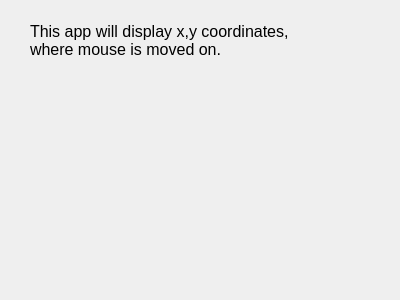
<?xml version="1.0" encoding="UTF-8"?>
<ui version="4.0">
 <class>Dialog</class>
 <widget class="QDialog" name="Dialog">
  <property name="geometry">
   <rect>
    <x>0</x>
    <y>0</y>
    <width>400</width>
    <height>300</height>
   </rect>
  </property>
  <property name="windowTitle">
   <string>Dialog</string>
  </property>
  <widget class="QLabel" name="label">
   <property name="geometry">
    <rect>
     <x>30</x>
     <y>20</y>
     <width>351</width>
     <height>41</height>
    </rect>
   </property>
   <property name="font">
    <font>
     <family>Arial</family>
     <pointsize>12</pointsize>
    </font>
   </property>
   <property name="text">
    <string>This app will display x,y coordinates, 
where mouse is moved on.</string>
   </property>
  </widget>
  <widget class="QLabel" name="labelCoordinate">
   <property name="geometry">
    <rect>
     <x>20</x>
     <y>240</y>
     <width>321</width>
     <height>41</height>
    </rect>
   </property>
   <property name="font">
    <font>
     <family>Courier</family>
     <pointsize>10</pointsize>
    </font>
   </property>
   <property name="text">
    <string/>
   </property>
  </widget>
 </widget>
 <resources/>
 <connections/>
</ui>
